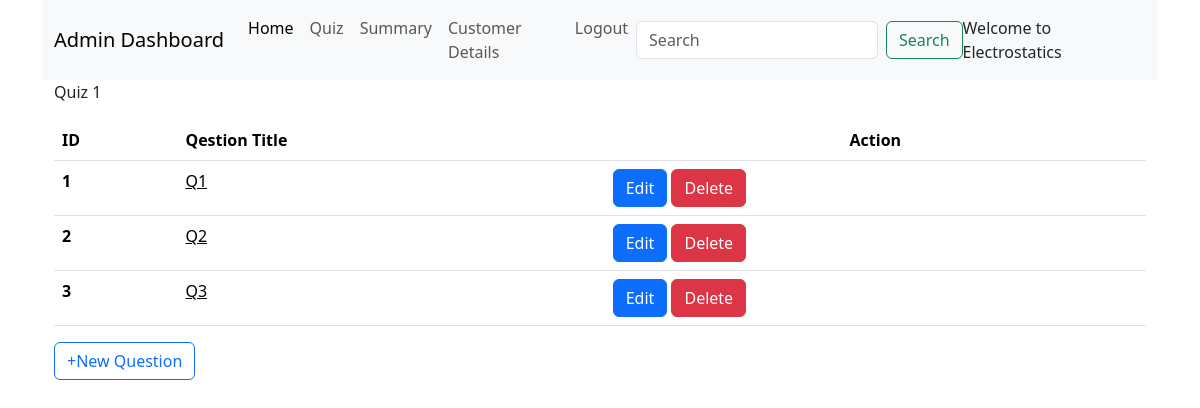
The page /admin_dashboard/1/1/1/Electrostatics on the database as committed earlier.
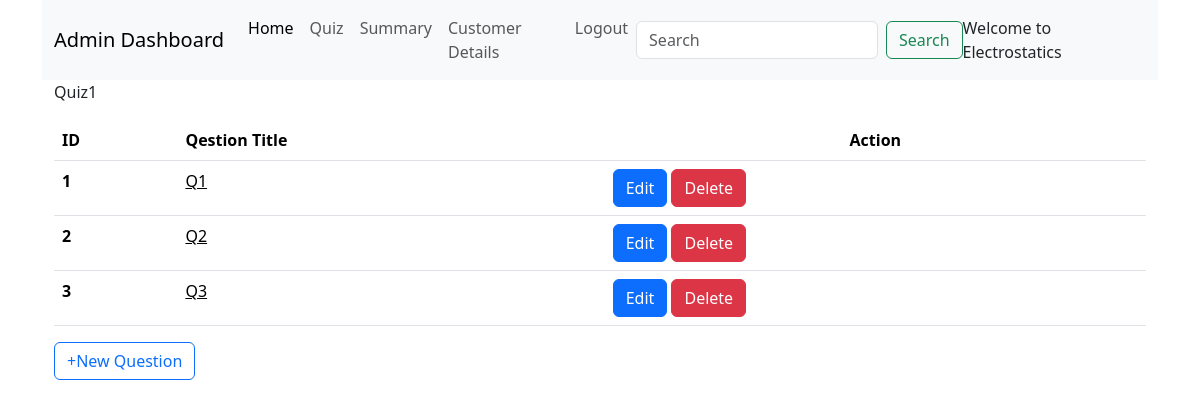
The same page on the database as committed later.
### backend/models.py (models this page shows)
class Quiz(db.Model):
  __tablename__="quiz"
  q_id=db.Column(db.Integer, primary_key=True, nullable=False)
  name=db.Column(db.String, nullable=False)
  chapter_id=db.Column(db.Integer, db.ForeignKey("chapter.ch_id"), nullable=False)
  date_of_quiz=db.Column(db.DateTime, nullable=False, default=datetime.now())
  time_duration=db.Column(db.Integer, nullable=True, default=60)
  remarks=db.Column(db.String)
  questions=db.relationship("Question", cascade="all,delete", backref="quiz", lazy=True)
  scores=db.relationship("Scores", cascade="all,delete", backref="quiz", lazy=True)

### backend/controllers.py (the view)
@app.route('/admin_dashboard/<int:subject_id>/<int:chapter_id>/<int:quiz_id>/<string:name>')
def questions_in_quizzes(subject_id, chapter_id, quiz_id, name):
  quiz = db.session.query(Quiz).filter(Quiz.q_id == quiz_id).first()
  questions_in_quizzes=quiz.questions
  chapter = db.session.query(Chapter).filter(Chapter.ch_id == chapter_id).first()
  return render_template('questions_page.html', quiz=quiz, questions = questions_in_quizzes, chapter=chapter, name=name)

### templates/questions_page.html (shortened to what this page needs)
<!DOCTYPE html>
<html lang="en">
<head>
  <link href="https://cdn.jsdelivr.net/npm/bootstrap@5.3.3/dist/css/bootstrap.min.css" rel="stylesheet">
  <link href="/static/style/admin_dashboard.css" rel="stylesheet">
</head>
<body>
  <div class="container new-container">
    <nav class="navbar navbar-expand-lg bg-body-tertiary">
      <div class="container-fluid">
        <a class="navbar-brand" href="#">Admin Dashboard</a>
        <div class="collapse navbar-collapse" id="navbarSupportedContent">
          <ul class="navbar-nav me-auto mb-2 mb-lg-0">
            <li class="nav-item">
              <a class="nav-link active" aria-current="page" href="#">Home</a>
            </li>
            <li class="nav-item">
              <a class="nav-link" href="#">Quiz</a>
            </li>
            <li class="nav-item">
              <a class="nav-link" href="#">Summary</a>
            </li>
            <li class="nav-item">
              <a class="nav-link" href="#">Customer Details</a>
            </li>
            <li class="nav-item">
              <a class="nav-link" href="#">Logout</a>
            </li>
          </ul>
          <form class="d-flex" role="search" method="POST" action="">
            <input class="form-control me-2" type="search" placeholder="Search" aria-label="Search">
            <button class="btn btn-outline-success" type="submit">Search</button>
          </form>
          <span class="nav=text">
            Welcome to {{name}}
          </span>
        </div>
      </div>
    </nav>
    <div class="container new-container">
      <div class="title">{{quiz.name}}</div>
      <table class="table table-striped">
        <table class="table">
          <thead>
            <tr>
              <th scope="col">ID</th>
              <th scope="col">Qestion Title</th>
              <th scope="col" class="text-center">Action</th>
            </tr>
          </thead>
          <tbody>
            {% for question in questions %}
            <tr>
              <th scope="row">{{question.ques_id}}</th>
              <td id="clickable"><a onclick="window.location.href='/admin_dashboard/{{quiz.chapter.subject.sub_id}}/{{quiz.chapter.ch_id}}/{{quiz.q_id}}/{{question.ques_id}}/{{name}}'">{{question.q_title}}</a></td>
              <td><a href="" type="button" class="btn btn-primary">Edit</a>
              <a href="" type="button" class="btn btn-danger">Delete</a></td>
              {% endfor %}
            </tr>
          </tbody>
          <table>
            <a  type="button" class="btn btn-outline-primary" onclick="window.location.href='/admin_dashboard/{{chapter.subject.sub_id}}/{{chapter.ch_id}}/{{quiz.q_id}}/new_question/{{name}}'">+New Question</a>
          </table>
    </div>
  </div>
</body>
</html>

Rows that differ between the two databases and show on the page:
changed Quiz: name "Quiz 1" → "Quiz1"
